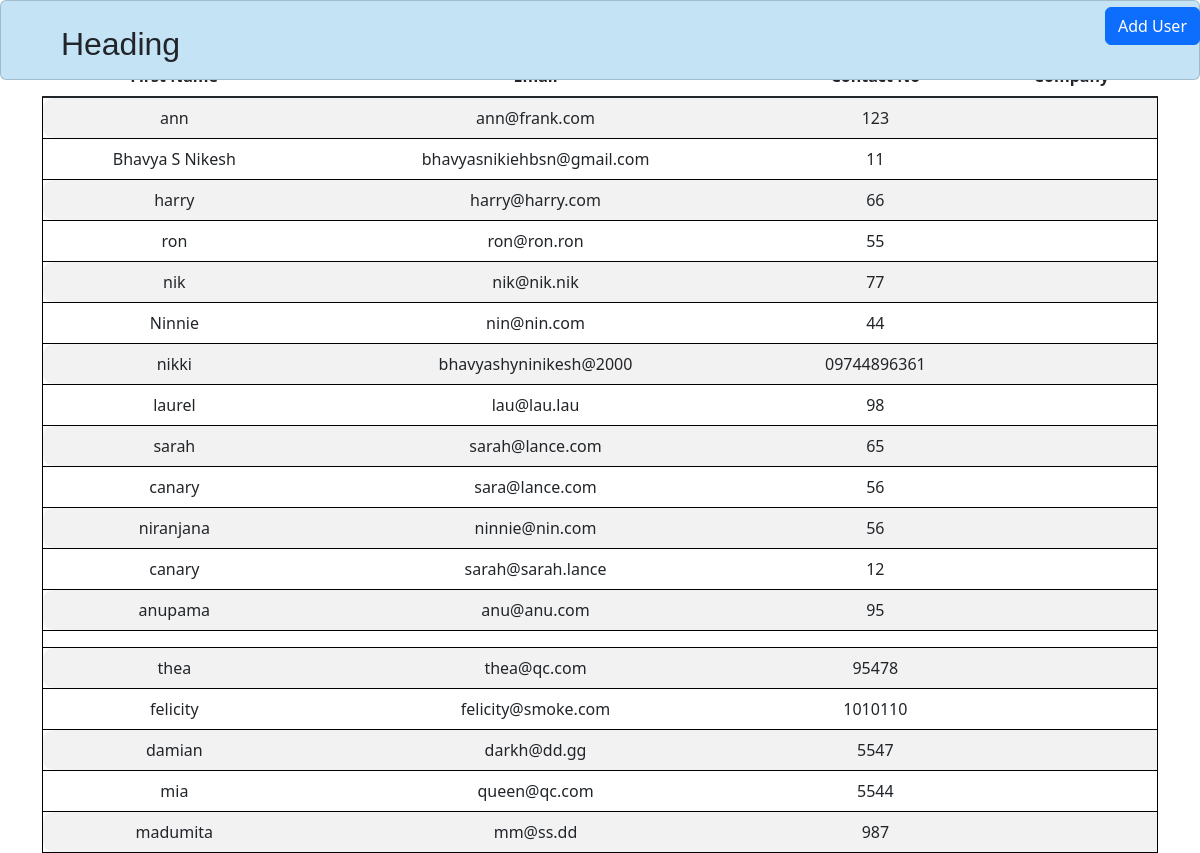
Before: /show/table with the older database file.
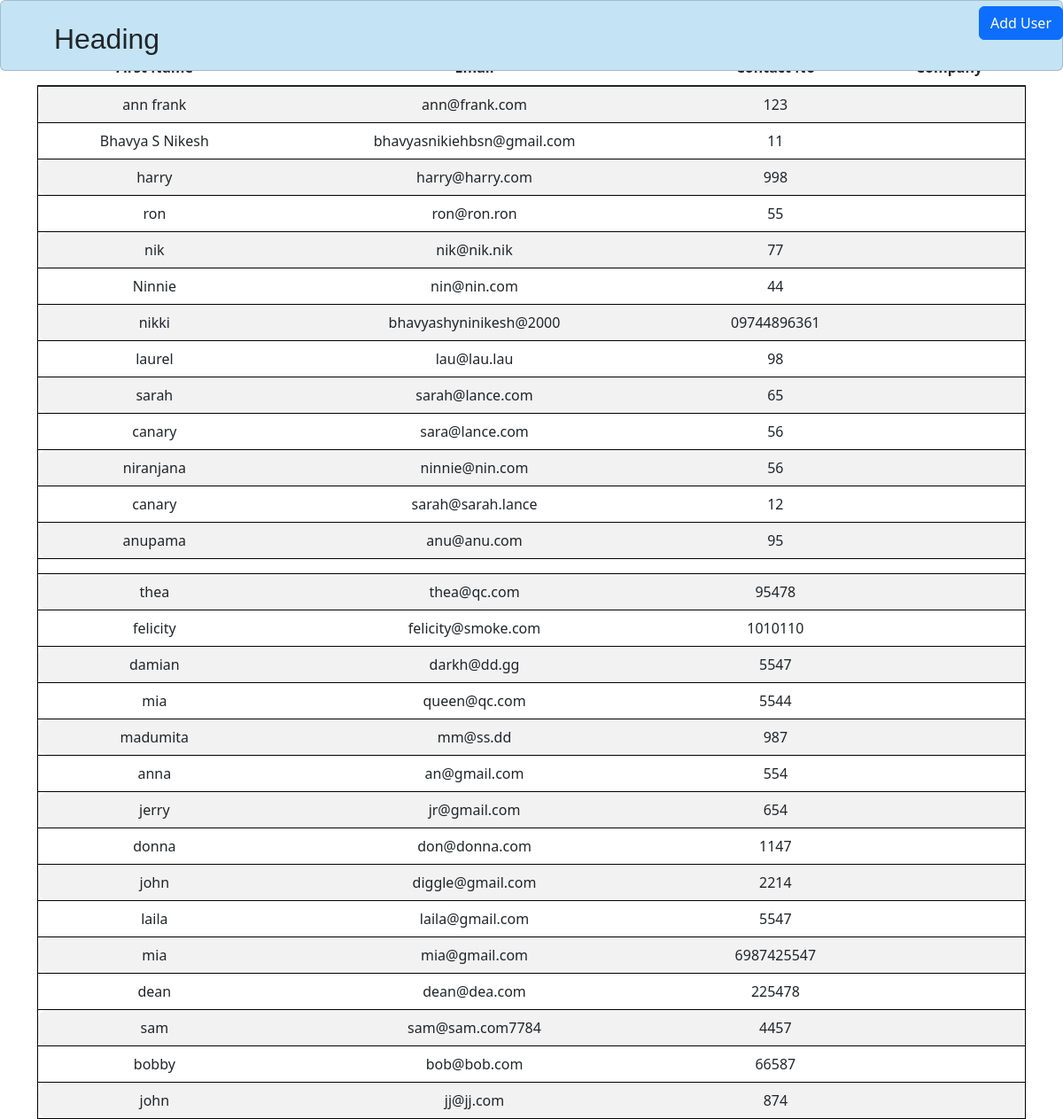
After: the same page with the newer database file.
### app.py (models this page shows)
class User(db.Model, UserMixin):
    user_id = db.Column(db.Integer, primary_key=True, autoincrement=True)
    email = db.Column(db.String(100),unique=True)
    password_hash = db.Column(db.String(500))
    first_name = db.Column(db.String(100),nullable=False)
    middle_name = db.Column(db.String(100),nullable=False)
    last_name = db.Column(db.String(100))
    contact_no =  db.Column(db.String(100),nullable=False)
    alt_contact_no = db.Column(db.String(100), nullable=True, default=None)
    company_id = mapped_column(Integer, ForeignKey("company.comp_id"))
    company = relationship("Company",backref=backref('users', lazy=True))
    is_deleted = db.Column(db.Boolean, default=False)
    created_by = db.Column(db.String(100), nullable=False)
    created_dt = db.Column(db.DateTime(timezone=True), server_default=func.now())
    updated_by = db.Column(db.String(100), nullable=False)
    updated_dt = db.Column(db.DateTime(timezone=True), server_default=func.now())

### app.py (the view)
@app.route("/show/table")
def show_post():
    print("jjjjjjj")
    post = User.query.all()
    return render_template('partials/show.html', post=post)

### templates/partials/show.html (shortened to what this page needs)
{% extends 'base.html' %}
{% block content %}
<head>
    <link href="https://cdnjs.cloudflare.com/ajax/libs/twitter-bootstrap/5.3.0/css/bootstrap.min.css" rel="stylesheet">
    <link href="https://cdn.datatables.net/2.1.3/css/dataTables.bootstrap5.css" rel="stylesheet">
</head>
<body>
    <h1>User List</h1>
</div>
    <div class="container text-center">
    <table id="example" class="table table-striped" style="width:100%">
        <thead>
            <tr>
                <th>First Name</th>
                <th>Email</th>
                <th>Contact No</th>
                <th>Company</th>
            </tr>
        </thead>
        <tbody class="table-group-divider">
            {% for user in post %}
            <tr class="border border-black">
                <td>{{ user.first_name }}</td>
                <td>{{ user.email }}</td>
                <td>{{ user.contact_no }}</td>
                <td>{{ user.company.name}}</td>
            </tr>
            {% endfor %}
        </tbody>
    </table>
    <div id="dynamic-form" class="position-absolute top-0 end-0">
        <button id="btn" class="btn btn-primary" hx-get="{{ url_for('add_user') }}" hx-target="#dynamicform" hx-swap="outerHTML">Add User</button>
    </div>
{% endblock %}

Changed rows visible on the page:
changed User "ann@frank.com": first_name "ann" → "ann frank"
changed User "harry": contact_no "66" → "998"
added User: first_name "anna", email "an@gmail.com", contact_no "554"
added User: first_name "jerry", email "jr@gmail.com", contact_no "654"
added User: first_name "donna", email "don@donna.com", contact_no "1147"
added User: first_name "john", email "diggle@gmail.com", contact_no "2214"
added User: first_name "laila", email "laila@gmail.com", contact_no "5547"
added User: first_name "mia", email "mia@gmail.com", contact_no "6987425547"
added User: first_name "dean", email "dean@dea.com", contact_no "225478"
added User: first_name "sam", email "sam@sam.com7784", contact_no "4457"
added User: first_name "bobby", email "bob@bob.com", contact_no "66587"
added User: first_name "john", email "jj@jj.com", contact_no "874"
